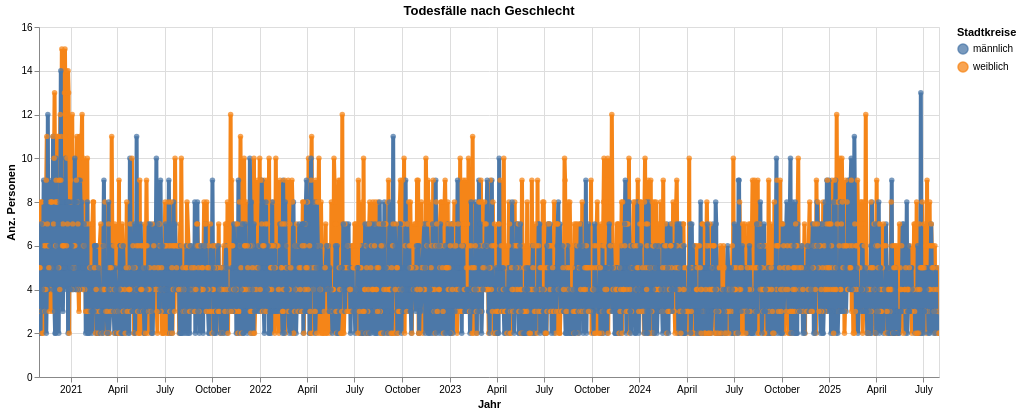

Source (notebook cell):
### Code cell
myTitle="Todesfälle nach Geschlecht"
highlight = alt.selection(type='single', on='mouseover',
                          fields=['KreisLang'], nearest=True)
#x='date:StichtagDatJahr',
base = alt.Chart(myAgg.reset_index().query('sum_WBev>1'), title=myTitle).encode(
    x=alt.X('GueltigAbDat', axis=alt.Axis(title='Jahr'))# , axis=alt.Axis(format='%', title='percentage')
    , y=alt.X('sum_WBev', axis=alt.Axis(title='Anz. Personen'))
    , color=alt.Color('SexLang', legend=alt.Legend(title="Stadtkreise", orient="right"))  
    ,tooltip=['GueltigAbDat', 'SexLang', 'sum_WBev']    
)
points = base.mark_circle().encode(
    opacity=alt.value(0.75)
).add_selection(
    highlight
).properties(
    width=900 , height=350
)
lines = base.mark_line().encode(
    size=alt.condition(~highlight, alt.value(0.5), alt.value(4))
).interactive()

lines + points

### Figure 1 — Vega-Lite specification as saved in the notebook (floating-point values rounded to 4 significant figures; data arrays with more than 128 entries replaced by an {"elided": "..."} marker saying what was removed)
{"config": {"view": {"continuousWidth": 300, "continuousHeight": 300}}, "layer": [{"mark": {"type": "line"}, "encoding": {"color": {"field": "SexLang", "legend": {"orient": "right", "title": "Stadtkreise"}, "type": "nominal"}, "size": {"condition": {"test": {"not": {"param": "param_1"}}, "value": 0.5}, "value": 4}, "tooltip": [{"field": "GueltigAbDat", "type": "temporal"}, {"field": "SexLang", "type": "nominal"}, {"field": "sum_WBev", "type": "quantitative"}], "x": {"axis": {"title": "Jahr"}, "field": "GueltigAbDat", "type": "temporal"}, "y": {"axis": {"title": "Anz. Personen"}, "field": "sum_WBev", "type": "quantitative"}}, "name": "view_1", "title": "Todesfälle nach Geschlecht"}, {"mark": {"type": "circle"}, "encoding": {"color": {"field": "SexLang", "legend": {"orient": "right", "title": "Stadtkreise"}, "type": "nominal"}, "opacity": {"value": 0.75}, "tooltip": [{"field": "GueltigAbDat", "type": "temporal"}, {"field": "SexLang", "type": "nominal"}, {"field": "sum_WBev", "type": "quantitative"}], "x": {"axis": {"title": "Jahr"}, "field": "GueltigAbDat", "type": "temporal"}, "y": {"axis": {"title": "Anz. Personen"}, "field": "sum_WBev", "type": "quantitative"}}, "name": "view_2", "title": "Todesfälle nach Geschlecht"}], "data": {"name": "data-340e11e6b09d5614f39fba82d87359e6"}, "height": 350, "params": [{"name": "param_2", "select": {"type": "interval", "encodings": ["x", "y"]}, "bind": "scales", "views": ["view_1"]}, {"name": "param_1", "select": {"type": "point", "fields": ["KreisLang"], "nearest": true, "on": "mouseover"}, "views": ["view_2"]}], "width": 900, "$schema": "https://vega.github.io/schema/vega-lite/v5.8.0.json", "datasets": {"data-340e11e6b09d5614f39fba82d87359e6": {"elided": "3209 records"}}}
